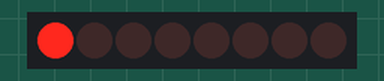
A sketch run on a simulated Arduino Uno, built with avr-gcc and run on an emulated ATmega328P. Shown: 8 shift-register outputs drawn as a row of LEDs (first output left, lit = HIGH). Wiring (inferred from the names in the program): shift register (74HC595): data pin 12; shift clock pin 9; latch pin 11. Wiring (inferred from the signals the program sends): row of LEDs: on Q0, Q1, Q2, Q3, Q4, Q5, Q6, Q7.

Above: at 0.1 s.
At 1.1 s:
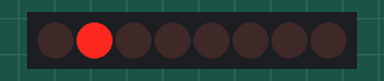
At 2.1 s:
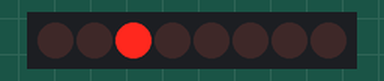
At 3.1 s:
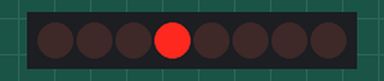
At 5.1 s:
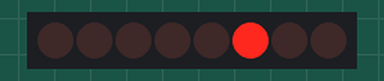
At 7.1 s:
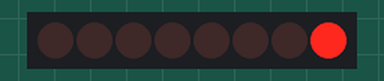
Timing chart, 0 to 9.5 s (numbered marks = the images above):
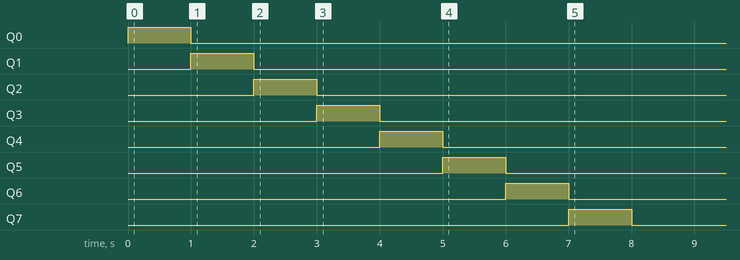

The sketch:

43-Shift-Register-Slide.ino
```cpp
/**
 * Homework 43 - Shift Register Slide

  Slide to the left or right
 */

int latchPin=11;
int clockPin=9;
int dataPin=12;
int dt=1000;

byte LEDs=0b10000000;

void setup() {
  Serial.begin(9600);
  pinMode(latchPin,OUTPUT);
  pinMode(dataPin,OUTPUT);
  pinMode(clockPin,OUTPUT);
}

void loop() {
  digitalWrite(latchPin,LOW);
  shiftOut(dataPin,clockPin,LSBFIRST,LEDs);
  digitalWrite(latchPin,HIGH);
  delay(dt);

  //By dividing by two we lose a place value (ie, the LSB)
  //Since this we want to lose values this can be integer division
  LEDs = LEDs/2;

  //If we wanted to shift right we could instead multiply by 2, effectively gaining a place value
  //LEDs = LEDs*2;

}
```

Measured:
- by itself, Q0: LOW → HIGH at 0.00 s, → LOW 1.0 s later
- by itself, Q1: LOW → HIGH at 1.0 s, → LOW 1.0 s later
- by itself, Q2: LOW → HIGH at 2.0 s, → LOW 1.0 s later
- by itself, Q3: LOW → HIGH at 3.0 s, → LOW 1.0 s later
- by itself, Q4: LOW → HIGH at 4.0 s, → LOW 1.0 s later
- by itself, Q5: LOW → HIGH at 5.0 s, → LOW 1.0 s later
- by itself, Q6: LOW → HIGH at 6.0 s, → LOW 1.0 s later
- by itself, Q7: LOW → HIGH at 7.0 s, → LOW 1.0 s later
